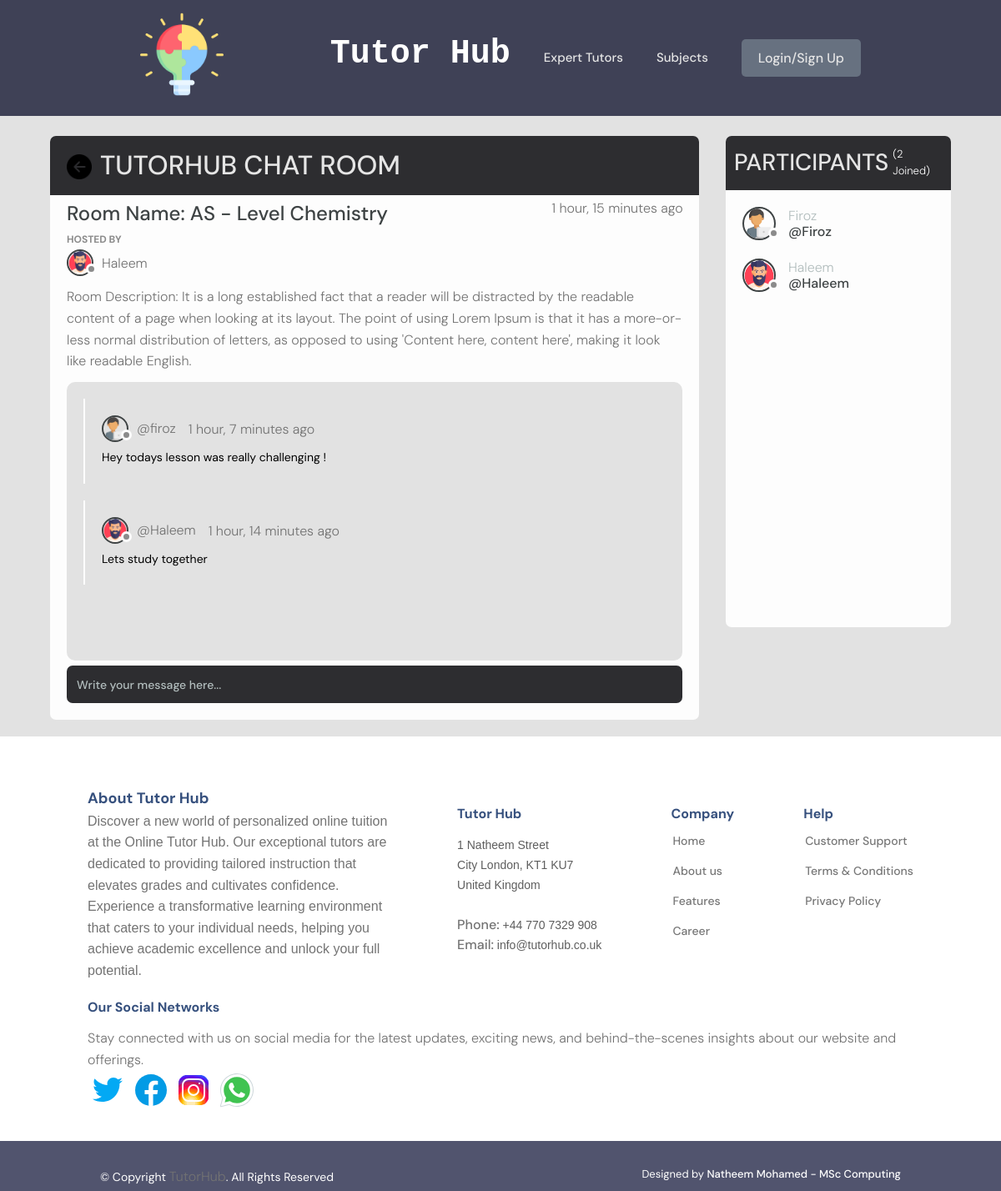
Screenshot of /room/6 with the database file from the repository.
### chat/models.py (models this page shows, shortened)
class Room(models.Model):
    host = models.ForeignKey(StudentProfile, on_delete=models.SET_NULL, null=True)
    topic = models.ForeignKey(Topic, on_delete=models.SET_NULL, null=True)
    name = models.CharField(max_length=200)
    description = models.TextField(null=True, blank=True)
    participants = models.ManyToManyField(StudentProfile, related_name='participants', blank=True)
    updated = models.DateTimeField(auto_now=True)
    created = models.DateTimeField(auto_now_add=True)
    class Meta:
        ordering = ['-updated', '-created']

class ChatMessage(models.Model):
    user = models.ForeignKey(StudentProfile, on_delete=models.CASCADE)
    room = models.ForeignKey(Room, on_delete=models.CASCADE)
    body = models.TextField()
    updated = models.DateTimeField(auto_now=True)
    created = models.DateTimeField(auto_now_add=True)
    class Meta:
        ordering = ['-updated', '-created']

### userprofile/models.py (models this page shows, shortened)
class StudentProfile(models.Model):
    user = models.OneToOneField(settings.AUTH_USER_MODEL, on_delete=models.CASCADE,
                                       null=True, blank=True)
    email = models.EmailField(max_length=500, blank=False, null=True)
    username = models.CharField(max_length=200, blank=False, null=True)
    name = models.CharField(max_length=200, blank=False, null=True)
    first_name = models.CharField(max_length=300, blank=False, null=True)
    last_name = models.CharField(max_length=300, blank=True, null=True)
    short_goal = models.CharField(max_length=200, blank=True, null=True)
    bio = models.TextField(blank=True, null=True)
    EDUCATION_LEVEL = (
        ('Year 7', 'Year 7 KS3'),
        ('Year 8', 'Year 8 KS3'),
        ('Year 9', 'Year 9 KS3'),
        ('Year 10', 'Year 10 KS4'),
        ('Year 11', 'Year 11 KS4'),
        ('Year 12', 'Year 12 KS5'),
        ('Year 13', 'Year 13 KS5'),
    )
    Year_group = models.CharField(max_length=200, choices=EDUCATION_LEVEL)
    interested_subjects = models.ManyToManyField('MainSubjSkill',blank=True)
    profile_image = models.ImageField(null=True, blank=True, upload_to='student-profile-img/',
                                      default="defaultprofileimg/studentdefault.png")
    created = models.DateTimeField(auto_now_add=True)
    id = models.UUIDField(default=uuid.uuid4, unique=True, primary_key=True, editable=False)
    parent_name = models.CharField(max_length=150, blank=True, null=True)
    parent_email = models.EmailField(max_length=500, blank=True, null=True)
    parent_phone = models.CharField(max_length=20, blank=True, null=True)
    parent_pro_image = models.ImageField(null=True, blank=True, upload_to='student-parent-profile-img/',
                                      default="defaultprofileimg/parentm.png")
    PREFERRED_AVAILABILITY_CHOICES = [
        ('Weekday mornings', 'Weekday mornings'),
        ('Weekday afternoons', 'Weekday afternoons'),
        ('Weekday evenings', 'Weekday evenings'),
        ('Weekends mornings', 'Weekends mornings'),
        ('Weekends afternoons', 'Weekends afternoons'),
        ('Weekends evenings', 'Weekends evenings'),
    ]
    preferred_availability = models.CharField(
        max_length=100, choices=PREFERRED_AVAILABILITY_CHOICES, blank=True, null=True
    )

### chat/views.py (the view, shortened to what this page needs)
# urls.py: path('room/<str:pk>', views.room, name="room"),
def room(request, pk):
    room = Room.objects.get(id=pk)
    room_messages = room.chatmessage_set.all().order_by('-created')
    participants = room.participants.all()
    context = {'room': room, 'room_messages': room_messages,
               'participants': participants}
    return render(request, 'chat/room.html', context)

### chat/models.py (called while the page is built)
    def __str__(self):
        return self.name

### chat/templates/chat/room.html (shortened to what this page needs)
{% extends 'main.html' %}
{% load static %}
{% block content %}
<head>
<link rel='stylesheet' type='text/css' href="{% static 'styles/chat.css' %}"/>
</head>
<main class="profile-page layout layout--2">
  <div class="container__room">
        <div class="room">
        <div class="room__top">
            <div class="room__topLeft">
                <a href="{% url 'all-rooms' %}"><i class="im im-angle-left"><img src="{% static 'images/default-image/previous2.png' %}" style="max-width: 30px;"></i></a>
            <h3>TutorHub Chat Room</h3>
            </div>
        </div>
        <div class="room__box scroll">
            <div class="room__header scroll">
            <div class="room__info">
                <h3>Room Name: {{ room.name }}</h3>
                <span>{{ room.created|timesince }} ago</span>
            </div>
            <div class="room__hosted">
                <p>Hosted By</p>
                <a href="{% url 'studentchat-profile' room.host.id %}" class="room__author">
                <div class="avatar avatar--small">
                    <img src="{{ room.host.profile_image.url }}" />
                </div>
                <span>{{ room.host.username|capfirst }}</span>
                </a>
            </div>
            {% if room.description %}
            <div class="room__details">
                <p> Room Description: {{ room.description }}</p>
            </div>
            {% endif %}
            </div>
            <div class="room__conversation">
            <div class="threads scroll">
                {% for message in room_messages %}
                <div class="thread">
                <div class="thread__top">
                    <div class="thread__author">
                    <a href="{% url 'studentchat-profile' message.user.id%}" class="thread__authorInfo">
                        <div class="avatar avatar--small">
                        <img src="{{message.user.profile_image.url}}" />
                        </div>
                        <span>@{{message.user.username}}</span>
                    </a>
                    <span class="thread__date">{{message.created|timesince}} ago</span>
                    </div>
                </div>
                <div class="thread__details">
                    {{ message.body }}
                </div>
                </div>
                {% endfor %}
            </div>
            </div>
        </div>
        <div class="room__message">
            <form action="" method="POST">
            <input name="body" placeholder="Write your message here..." />
            </form>
        </div>
        </div>
        <div class="participants">
        <h4 class="participants__top">Participants <span>({{ participants.count }} Joined)</span></h4>
        <div class="participants__list scroll">
            {% for user in participants %}
            <a href="{% url 'studentchat-profile' user.id %}" class="participant">
            <div class="avatar avatar--medium">
                <img src="{{ user.profile_image.url }}" />
            </div>
            <p>
                {{ user.username|capfirst }}
                <span>@{{ user.username|capfirst }}</span>
            </p>
            </a>
            {% endfor %}
        </div>
        </div>
  </div>
</main>
{% endblock content %}

### static/styles/main-styles.css (style rules this page uses)
* { margin: 0; padding: 0; box-sizing: border-box; text-rendering: optimizeLegibility; color: inherit; font-size: inherit; }
html { font-size: 50%; }
@media only screen and (min-width: 480px) { html { font-size: 56.25%; } }
@media only screen and (min-width: 1200px) { html { font-size: 62.5%; } }
body { line-height: 1.6; font-weight: 400; font-size: 1.5rem; color: var(--color-text); background-color: var(--color-bg); min-height: 100vh; }
:root { --color-main: #5aa5b9; --color-main-light: #e6faff; --color-sub: #3f4156; --color-sub-light: #51546e; --color-sub-lighter: #ededfd; --color-text: #737373; --color-gray: #8b8b8b; --color-light: #e5e7eb; --color-light-gray: #767676; --color-bg: #f8fafd; --color-white: #fffefd; --color-white-light: #f3f3f3; --color-success: #359e64; --color-success-bg: #def8e8; --color-error: #fc4b0b; --color-error-bg: #fff2ee; --font-base: 'Poppins', arial, helvetica, 'Segoe UI', roboto, ubuntu, sans-serif; --font-monospace: 'Fira Code', 'Courier New', courier, monospace; --font-regular: 300; --font-medium: 500; --font-bold: 700; --generic-shadow: 1px 1px 5px #00000010; --generic-transition: all 0.3s ease-in-out; }
* { font-family: var(--font-base); }
h3 { font-size: 3.2rem; font-weight: var(--font-medium); }
h4 { font-size: 2.8rem; font-weight: var(--font-medium); }
p, span, strong { font-size: 1.6rem; color: var(--color-text); font-weight: var(--font-regular); }
a { padding-bottom: 2px; text-decoration: none; display: inline-block; color: var(--color-main); font-weight: var(--font-medium); }
.layout { display: flex; flex-flow: row wrap; justify-content: space-between; }
.avatar { border-radius: 50%; border: 2px solid var(--color-main); object-fit: cover; }

### rows the page displays
Room: name "AS - Level Chemistry", created "1 hour, 15 minutes", host.profile_image (picture), host.username "Haleem", description "It is a long established fact that a reader will be distracted by the readable content of a page when looking at its layout. The point of using Lorem Ipsum is that it has a more-or-less normal distribution of letters, as opposed to using 'Content here, content here', making it look like readable English."
ChatMessage: user.profile_image (placeholder picture), user.username "firoz", created "1 hour, 7 minutes", body "Hey todays lesson was really challenging !"
ChatMessage: user.profile_image (picture), user.username "Haleem", created "1 hour, 14 minutes", body "Lets study together"
StudentProfile: profile_image (placeholder picture), username "Firoz"
StudentProfile: profile_image (picture), username "Haleem"

### other values shown
{{ participants.count }} "2"
